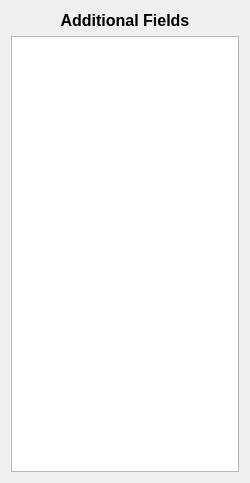
<?xml version="1.0" encoding="UTF-8"?>
<ui version="4.0">
 <class>AdditionalFieldsDialog</class>
 <widget class="QDialog" name="AdditionalFieldsDialog">
  <property name="geometry">
   <rect>
    <x>0</x>
    <y>0</y>
    <width>250</width>
    <height>483</height>
   </rect>
  </property>
  <property name="minimumSize">
   <size>
    <width>250</width>
    <height>465</height>
   </size>
  </property>
  <property name="windowTitle">
   <string>Additional Fields</string>
  </property>
  <layout class="QGridLayout" name="gridLayout">
   <item row="0" column="0">
    <widget class="QLabel" name="label">
     <property name="text">
      <string>&lt;html&gt;&lt;head/&gt;&lt;body&gt;&lt;p align=&quot;center&quot;&gt;&lt;span style=&quot; font-size:12pt; font-weight:600;&quot;&gt;Additional Fields&lt;/span&gt;&lt;/p&gt;&lt;/body&gt;&lt;/html&gt;</string>
     </property>
    </widget>
   </item>
   <item row="1" column="0">
    <widget class="QTableWidget" name="additionalfieldsTable">
     <property name="font">
      <font>
       <family>Segoe UI</family>
       <pointsize>8</pointsize>
       <weight>50</weight>
       <italic>false</italic>
       <bold>false</bold>
      </font>
     </property>
     <property name="styleSheet">
      <string notr="true">font: 8pt &quot;Segoe UI&quot;;</string>
     </property>
     <property name="horizontalScrollBarPolicy">
      <enum>Qt::ScrollBarAlwaysOff</enum>
     </property>
     <property name="editTriggers">
      <set>QAbstractItemView::NoEditTriggers</set>
     </property>
     <property name="columnCount">
      <number>2</number>
     </property>
     <attribute name="horizontalHeaderVisible">
      <bool>false</bool>
     </attribute>
     <attribute name="horizontalHeaderCascadingSectionResizes">
      <bool>false</bool>
     </attribute>
     <attribute name="horizontalHeaderDefaultSectionSize">
      <number>115</number>
     </attribute>
     <attribute name="horizontalHeaderHighlightSections">
      <bool>false</bool>
     </attribute>
     <attribute name="verticalHeaderVisible">
      <bool>false</bool>
     </attribute>
     <column/>
     <column/>
    </widget>
   </item>
  </layout>
 </widget>
 <resources/>
 <connections/>
</ui>
